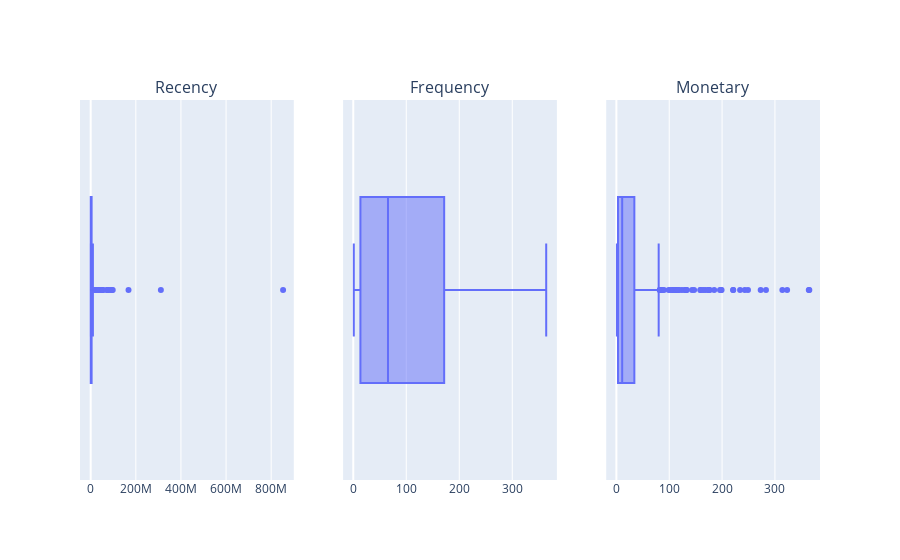

The cell this chart's notebook holds for it:
### Markdown cell above
Строим коробчатые диаграммы для каждого из признаков:

### Code cell
rfm_table = rfm
boxes = [px.box(rfm_table, x=column) for column in rfm_table.columns]

fig = make_subplots(
    rows=1, cols=3,
    subplot_titles=(
        "Recency", "Frequency", "Monetary"
    )
)

for i, box in enumerate(boxes):
    fig.add_trace(boxes[i]['data'][0], row=1, col=i+1)

fig.update_layout(showlegend=True)
fig.show()

### Figure 1 — Plotly figure (JSON) as saved in the notebook; plotly's stock layout.template omitted (floating-point values rounded to 4 significant figures; data arrays with more than 128 entries replaced by an {"elided": "..."} marker saying what was removed)
{"data": [{"alignmentgroup": "True", "hovertemplate": "Monetary_Value=%{x}<extra></extra>", "legendgroup": "", "marker": {"color": "#636efa"}, "name": "", "notched": false, "offsetgroup": "", "orientation": "h", "showlegend": false, "type": "box", "x": {"elided": "372 float values"}, "x0": " ", "xaxis": "x", "y0": " ", "yaxis": "y"}, {"alignmentgroup": "True", "hovertemplate": "Recency=%{x}<extra></extra>", "legendgroup": "", "marker": {"color": "#636efa"}, "name": "", "notched": false, "offsetgroup": "", "orientation": "h", "showlegend": false, "type": "box", "x": {"elided": "372 int values"}, "x0": " ", "xaxis": "x2", "y0": " ", "yaxis": "y2"}, {"alignmentgroup": "True", "hovertemplate": "Frequency=%{x}<extra></extra>", "legendgroup": "", "marker": {"color": "#636efa"}, "name": "", "notched": false, "offsetgroup": "", "orientation": "h", "showlegend": false, "type": "box", "x": {"elided": "372 int values"}, "x0": " ", "xaxis": "x3", "y0": " ", "yaxis": "y3"}], "layout": {"annotations": [{"font": {"size": 16}, "showarrow": false, "text": "Recency", "x": 0.1444, "xanchor": "center", "xref": "paper", "y": 1, "yanchor": "bottom", "yref": "paper"}, {"font": {"size": 16}, "showarrow": false, "text": "Frequency", "x": 0.5, "xanchor": "center", "xref": "paper", "y": 1, "yanchor": "bottom", "yref": "paper"}, {"font": {"size": 16}, "showarrow": false, "text": "Monetary", "x": 0.8556, "xanchor": "center", "xref": "paper", "y": 1, "yanchor": "bottom", "yref": "paper"}], "showlegend": true, "xaxis": {"anchor": "y", "domain": [0, 0.2889]}, "xaxis2": {"anchor": "y2", "domain": [0.3556, 0.6444]}, "xaxis3": {"anchor": "y3", "domain": [0.7111, 1]}, "yaxis": {"anchor": "x", "domain": [0, 1]}, "yaxis2": {"anchor": "x2", "domain": [0, 1]}, "yaxis3": {"anchor": "x3", "domain": [0, 1]}}}
